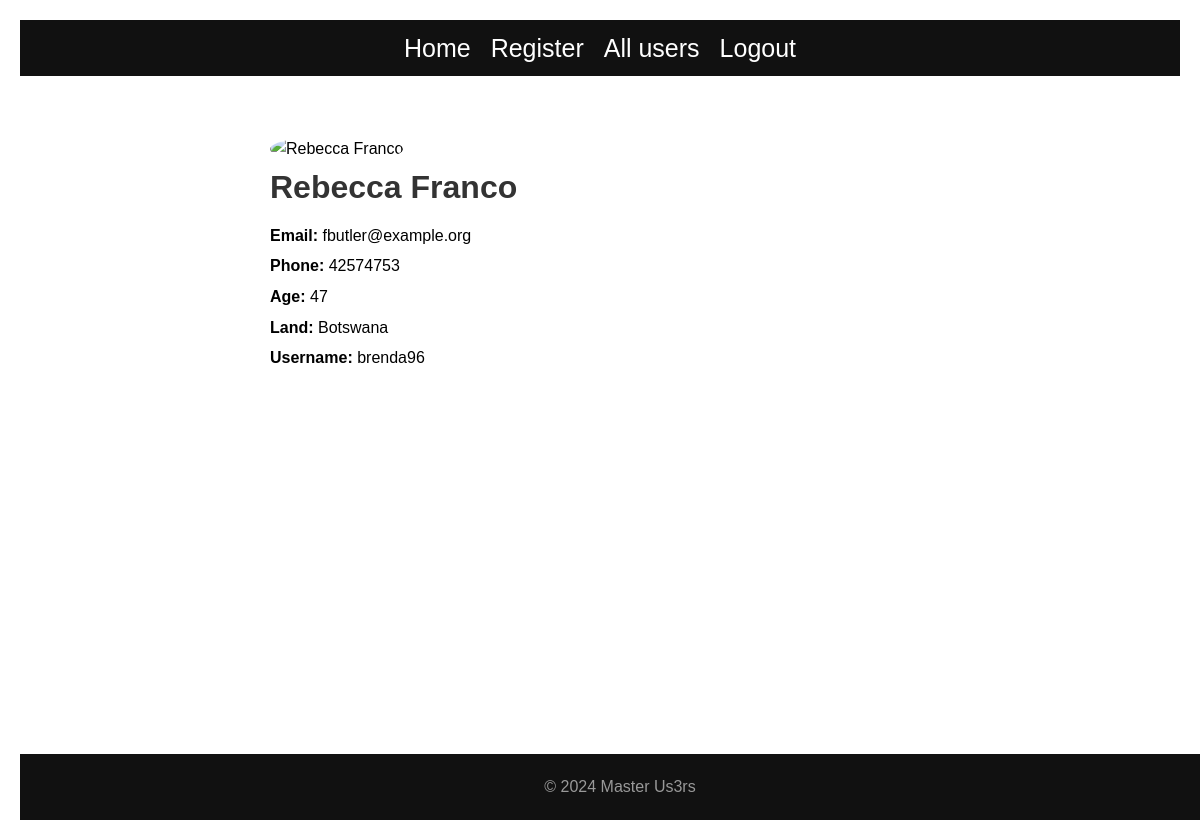
/user/1 (signed in), run on the app's committed database.
### models.py (models this page shows)
class Person(db.Model):
    id = db.Column(db.Integer, primary_key=True)
    name = db.Column(db.String(128))
    age = db.Column(db.Integer)
    email = db.Column(db.String(128), unique=True)
    username = db.Column(db.String(128), unique=True)
    land = db.Column(db.String(128))
    phone = db.Column(db.String(128))

### app.py (the view)
@app.route("/user/<int:user_id>")
@login_required
def user_page(user_id):
    user = Person.query.filter_by(id=user_id).first()
    return render_template('user_page.html', user = user)

### Templates/user_page.html
{% extends 'base.html' %}
{% block content %}
    <div class="person-container">
        <div class="person-profile">
            <div class="person-picture">
                <img src="https://source.unsplash.com/featured/?people" alt="{{ user.name }}">
            </div>
            <h1>{{ user.name }}</h1>
            <p><strong>Email:</strong> {{ user.email }}</p>
            <p><strong>Phone:</strong> {{ user.phone }}</p>
            <p><strong>Age:</strong> {{ user.age }}</p>
            <p><strong>Land:</strong> {{ user.land }}</p>
            <p><strong>Username:</strong> {{ user.username}}</p>
        </div>
    </div>
{% endblock %}

### static/style.css (style rules this page uses)
* { margin: 0; padding: 0; box-sizing: border-box; }
html, body { height: 100%; margin: 0; }
body { font-family: 'Arial', sans-serif; line-height: 1.6; margin: 20px; }
.person-container { display: flex; align-items: center; max-width: 800px; margin: 20px auto; padding: 20px; }
.person-picture img { width: 150px; height: 150px; border-radius: 50%; margin-right: 20px; object-fit: cover; }
.person-profile { flex: 1; }
.person-profile h1 { color: #333; margin-bottom: 10px; }
.person-profile p { margin-bottom: 5px; line-height: 1.6; }

### data on the page
Person: name "Rebecca Franco", email "fbutler@example.org", phone "42574753", age "47", land "Botswana", username "brenda96"

### other printed values
{{ text }} "Home Register All users"
